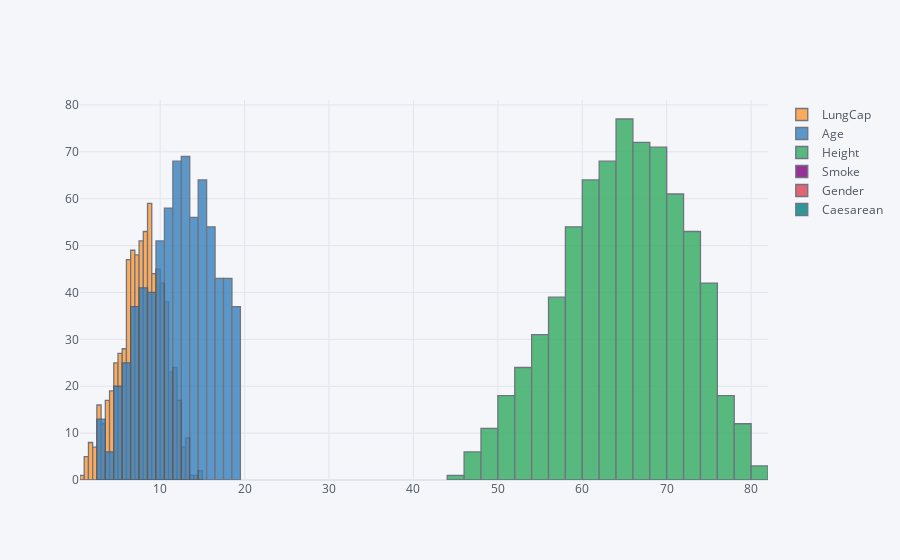

Notebook source saved alongside this figure:
### Code cell
lcn.iplot(kind="hist")

### Figure 1 — Plotly figure (JSON) as saved in the notebook; plotly's stock layout.template omitted (floating-point values rounded to 4 significant figures; data arrays with more than 128 entries replaced by an {"elided": "..."} marker saying what was removed)
{"data": [{"histfunc": "count", "histnorm": "", "marker": {"color": "rgba(255, 153, 51, 1.0)", "line": {"color": "#4D5663", "width": 1.3}}, "name": "LungCap", "opacity": 0.8, "orientation": "v", "type": "histogram", "x": {"elided": "725 float values"}}, {"histfunc": "count", "histnorm": "", "marker": {"color": "rgba(55, 128, 191, 1.0)", "line": {"color": "#4D5663", "width": 1.3}}, "name": "Age", "opacity": 0.8, "orientation": "v", "type": "histogram", "x": {"elided": "725 int values"}}, {"histfunc": "count", "histnorm": "", "marker": {"color": "rgba(50, 171, 96, 1.0)", "line": {"color": "#4D5663", "width": 1.3}}, "name": "Height", "opacity": 0.8, "orientation": "v", "type": "histogram", "x": {"elided": "725 float values"}}, {"histfunc": "count", "histnorm": "", "marker": {"color": "rgba(128, 0, 128, 1.0)", "line": {"color": "#4D5663", "width": 1.3}}, "name": "Smoke", "opacity": 0.8, "orientation": "v", "type": "histogram", "x": {"elided": "725 str values"}}, {"histfunc": "count", "histnorm": "", "marker": {"color": "rgba(219, 64, 82, 1.0)", "line": {"color": "#4D5663", "width": 1.3}}, "name": "Gender", "opacity": 0.8, "orientation": "v", "type": "histogram", "x": {"elided": "725 str values"}}, {"histfunc": "count", "histnorm": "", "marker": {"color": "rgba(0, 128, 128, 1.0)", "line": {"color": "#4D5663", "width": 1.3}}, "name": "Caesarean", "opacity": 0.8, "orientation": "v", "type": "histogram", "x": {"elided": "725 str values"}}], "layout": {"barmode": "overlay", "legend": {"bgcolor": "#F5F6F9", "font": {"color": "#4D5663"}}, "paper_bgcolor": "#F5F6F9", "plot_bgcolor": "#F5F6F9", "title": {"font": {"color": "#4D5663"}}, "xaxis": {"gridcolor": "#E1E5ED", "showgrid": true, "tickfont": {"color": "#4D5663"}, "title": {"font": {"color": "#4D5663"}, "text": ""}, "zerolinecolor": "#E1E5ED"}, "yaxis": {"gridcolor": "#E1E5ED", "showgrid": true, "tickfont": {"color": "#4D5663"}, "title": {"font": {"color": "#4D5663"}, "text": ""}, "zerolinecolor": "#E1E5ED"}}}
